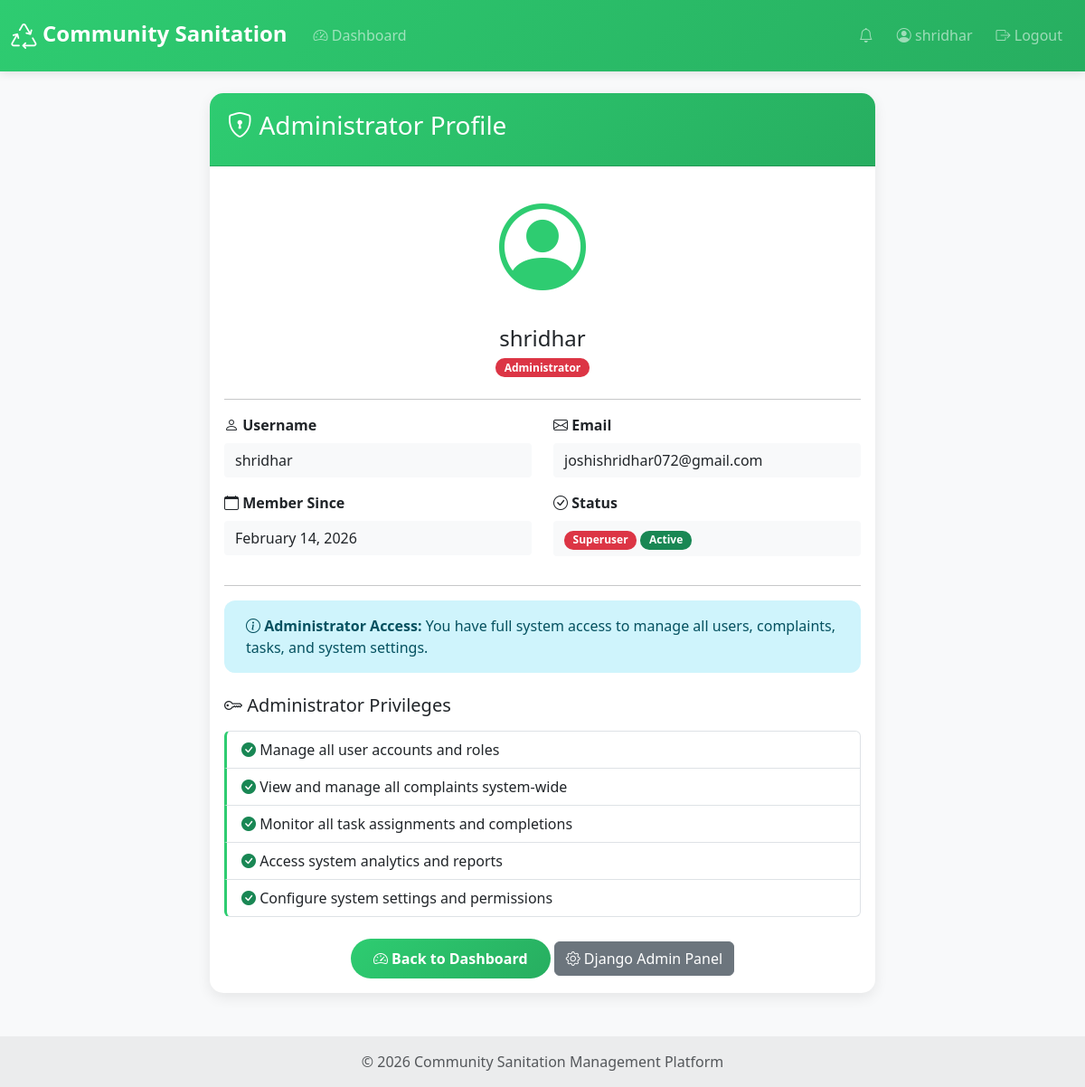
The app's page /users/profile/ (signed in) with its own data.
### users/models.py (models this page shows, shortened)
class CustomUser(AbstractUser):
    ROLE_CHOICES = [
        ('VOLUNTEER', 'Volunteer'),
        ('NGO', 'NGO'),
        ('ADMIN', 'Admin'),
    ]
    role = models.CharField(max_length=10, choices=ROLE_CHOICES, default='VOLUNTEER')
    email = models.EmailField(unique=True)
    is_active = models.BooleanField(default=True)
    created_at = models.DateTimeField(auto_now_add=True)
    class Meta:
        verbose_name = 'User'
        verbose_name_plural = 'Users'
    def is_volunteer(self):
        return self.role == 'VOLUNTEER'
    def is_ngo(self):
        return self.role == 'NGO'
    def is_admin_user(self):
        return self.role == 'ADMIN' or self.is_superuser

### users/views.py (the view)
# urls.py: path('profile/', views.profile_view, name='profile'),
@login_required
def profile_view(request):
    if request.user.is_volunteer():
        try:
            profile = request.user.volunteer_profile
        except VolunteerProfile.DoesNotExist:
            profile = VolunteerProfile.objects.create(user=request.user)
        template = 'users/volunteer_profile.html'
    elif request.user.is_ngo():
        try:
            profile = request.user.ngo_profile
        except NGOProfile.DoesNotExist:
            profile = NGOProfile.objects.create(user=request.user, organization_name=request.user.username)
        template = 'users/ngo_profile.html'
    elif request.user.is_admin_user():
        context = {
            'user': request.user,
            'is_admin': True
        }
        return render(request, 'users/admin_profile.html', context)
    else:
        messages.error(request, 'Profile not found.')
        return redirect('users:dashboard')
    return render(request, template, {'profile': profile})

### templates/users/admin_profile.html (shortened to what this page needs)
{% extends 'base.html' %}
{% block content %}
<div class="row justify-content-center">
    <div class="col-md-8">
        <div class="card">
            <div class="card-header">
                <h3><i class="bi bi-shield-lock"></i> Administrator Profile</h3>
            </div>
            <div class="card-body">
                <div class="row mb-4">
                    <div class="col-md-12 text-center">
                        <div class="mb-3">
                            <i class="bi bi-person-circle" style="font-size: 6rem; color: var(--primary-color);"></i>
                        </div>
                        <h4 class="mb-1">{{ user.username }}</h4>
                        <span class="badge bg-danger">Administrator</span>
                    </div>
                </div>
                <hr>
                <div class="row">
                    <div class="col-md-6 mb-3">
                        <label class="form-label fw-bold">
                            <i class="bi bi-person"></i> Username
                        </label>
                        <p class="form-control-plaintext">{{ user.username }}</p>
                    </div>
                    <div class="col-md-6 mb-3">
                        <label class="form-label fw-bold">
                            <i class="bi bi-envelope"></i> Email
                        </label>
                        <p class="form-control-plaintext">{{ user.email }}</p>
                    </div>
                    <div class="col-md-6 mb-3">
                        <label class="form-label fw-bold">
                            <i class="bi bi-calendar"></i> Member Since
                        </label>
                        <p class="form-control-plaintext">{{ user.date_joined|date:"F d, Y" }}</p>
                    </div>
                    <div class="col-md-6 mb-3">
                        <label class="form-label fw-bold">
                            <i class="bi bi-check-circle"></i> Status
                        </label>
                        <p class="form-control-plaintext">
                            {% if user.is_superuser %}
                            <span class="badge bg-danger">Superuser</span>
                            {% endif %}
                            <span class="badge bg-success">Active</span>
                        </p>
                    </div>
                </div>
                <hr>
                <div class="alert alert-info">
                    <i class="bi bi-info-circle"></i>
                    <strong>Administrator Access:</strong> You have full system access to manage all users, complaints, tasks, and system settings.
                </div>
                <div class="row mt-4">
                    <div class="col-md-12">
                        <h5 class="mb-3"><i class="bi bi-key"></i> Administrator Privileges</h5>
                        <ul class="list-group">
                            <li class="list-group-item">
                                <i class="bi bi-check-circle-fill text-success"></i>
                                Manage all user accounts and roles
                            </li>
                            <li class="list-group-item">
                                <i class="bi bi-check-circle-fill text-success"></i>
                                View and manage all complaints system-wide
                            </li>
                            <li class="list-group-item">
                                <i class="bi bi-check-circle-fill text-success"></i>
                                Monitor all task assignments and completions
                            </li>
                            <li class="list-group-item">
                                <i class="bi bi-check-circle-fill text-success"></i>
                                Access system analytics and reports
                            </li>
                            <li class="list-group-item">
                                <i class="bi bi-check-circle-fill text-success"></i>
                                Configure system settings and permissions
                            </li>
                        </ul>
                    </div>
                </div>
                <div class="mt-4 text-center">
                    <a href="{% url 'users:dashboard' %}" class="btn btn-primary">
                        <i class="bi bi-speedometer2"></i> Back to Dashboard
                    </a>
                    <a href="/admin/" class="btn btn-secondary" target="_blank">
                        <i class="bi bi-gear"></i> Django Admin Panel
                    </a>
                </div>
            </div>
        </div>
    </div>
</div>
{% endblock %}

### templates/base.html (shortened to what this page needs)
{% load static %}
<!DOCTYPE html>
<html lang="en">
<head>
    <link href="https://cdn.jsdelivr.net/npm/bootstrap@5.3.0/dist/css/bootstrap.min.css" rel="stylesheet">
    <link rel="stylesheet" href="https://cdn.jsdelivr.net/npm/bootstrap-icons@1.11.0/font/bootstrap-icons.css">
</head>
<body>
    <nav class="navbar navbar-expand-lg navbar-dark bg-primary">
        <div class="container-fluid">
            <a class="navbar-brand" href="{% if user.is_authenticated %}{% url 'users:dashboard' %}{% else %}{% url 'home' %}{% endif %}">
                <i class="bi bi-recycle"></i> Community Sanitation
            </a>
            {% if user.is_authenticated %}
            <div class="collapse navbar-collapse" id="navbarNav">
                <ul class="navbar-nav me-auto">
                    <li class="nav-item">
                        <a class="nav-link" href="{% url 'users:dashboard' %}">
                            <i class="bi bi-speedometer2"></i> Dashboard
                        </a>
                    </li>
                </ul>
                <ul class="navbar-nav">
                    <li class="nav-item position-relative">
                        <a class="nav-link" href="{% url 'notifications:notification_list' %}">
                            <i class="bi bi-bell"></i>
                        </a>
                    </li>
                    <li class="nav-item">
                        <a class="nav-link" href="{% url 'users:profile' %}">
                            <i class="bi bi-person-circle"></i> {{ user.username }}
                        </a>
                    </li>
                    <li class="nav-item">
                        <a class="nav-link" href="{% url 'users:logout' %}">
                            <i class="bi bi-box-arrow-right"></i> Logout
                        </a>
                    </li>
                </ul>
            </div>
            {% endif %}
        </div>
    </nav>
    <main class="container my-4">
        {% block content %}{% endblock %}
    </main>
    <footer class="bg-light text-center text-lg-start mt-5">
        <div class="text-center p-3" style="background-color: rgba(0, 0, 0, 0.05);">
            <p class="text-muted mb-0">
                © 2026 Community Sanitation Management Platform
            </p>
        </div>
    </footer>
</body>
</html>

### templates/base.html (style rules this page uses)
:root { --primary-color: #2ecc71; --secondary-color: #27ae60; --dark-color: #2c3e50; }
body { font-family: 'Segoe UI', Tahoma, Geneva, Verdana, sans-serif; background: #f8f9fa; }
.navbar { background: linear-gradient(135deg, var(--primary-color), var(--secondary-color)) !important; box-shadow: 0 2px 10px rgba(0,0,0,0.1); padding: 0.8rem 0; }
.navbar-brand { font-weight: 800; font-size: 1.5rem; transition: all 0.3s; }
.navbar-brand i { font-size: 1.8rem; vertical-align: middle; }
.nav-link { font-weight: 500; transition: all 0.3s; margin: 0 5px; border-radius: 5px; }
.card { border: none; border-radius: 15px; box-shadow: 0 5px 15px rgba(0,0,0,0.08); transition: all 0.3s; }
.card-header { background: linear-gradient(135deg, var(--primary-color), var(--secondary-color)); color: white; border-radius: 15px 15px 0 0 !important; padding: 1.2rem; font-weight: 700; }
.btn-primary { background: linear-gradient(135deg, var(--primary-color), var(--secondary-color)); border: none; border-radius: 25px; padding: 10px 25px; font-weight: 600; transition: all 0.3s; }
.badge { border-radius: 10px; padding: 0.4em 0.8em; font-weight: 600; }
.alert { border: none; border-radius: 12px; padding: 1rem 1.5rem; }
footer { margin-top: 80px; background: var(--dark-color); color: white; }
footer p { margin: 0; }
.alert { animation: slideInDown 0.5s ease-out; }

### templates/users/admin_profile.html (style rules this page uses)
.form-control-plaintext { padding: 0.375rem 0; margin-bottom: 0; background-color: #f8f9fa; border-radius: 0.25rem; padding-left: 0.75rem; }
.list-group-item { border-left: 3px solid var(--primary-color); transition: all 0.3s; }

### records on screen
CustomUser: username "shridhar", email "joshishridhar072@gmail.com", date_joined "February 14, 2026"
